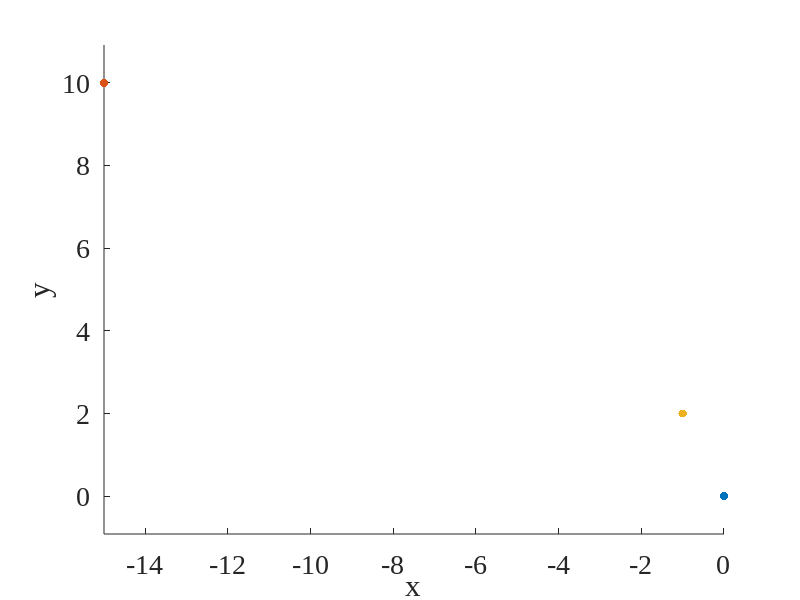

The MATLAB script that drew this image: (Note: this script raises an error after producing the figure.)
close all
mu = 1;
xA0 = -15; yA0 = 10;
xD0 = -1; yD0 = 2;
vAx0 = 0; vAy0 = 1; 
vDx0 = 1; vDy0 = 1;

uA = 1; uD = 2;
alpha = uA/uD;

ax1 = figure;hold on 
axis equal
xlabel('x');
ylabel('y');
set(gca,'FontName','Times New Roman','FontSize',20)
scatter(0,0,'green','filled')
scatter(xA0,yA0,'red','filled')
scatter(xD0,yD0,'blue','filled')

RA_ddi_problem = ddi_problem(xA0,yA0,vAx0,vAy0,uA,xD0,yD0,vDx0,vDy0,uD,mu);
sm_solver = simple_motion_solver();

t = 0;
i = 0;
dt = 0.001;
xA = xA0;
yA = yA0;
vAx = vAx0;
vAy = vAy0;
xD = xD0;
yD = yD0;
vDx = vDx0;
vDy = vDy0;
traj_xA_lst = [];
traj_yA_lst = [];
traj_xD_lst = [];
traj_yD_lst = [];

op_tx_lst = [];
op_ty_lst = [];
approx_tx_lst = [];
approx_ty_lst = [];
simple_tx_lst = [];
simple_ty_lst = [];

% strategy: 1-optimal, 2-large-scale-approximate, 3-simple motion
strategyA = 2
strategyD = 2
while true
    if sqrt(xA^2+yA^2)<1 || sqrt((xA-xD)^2+(yA-yD)^2)<1
        break
    end
    [tx,ty,approx_thetaA,approx_thetaD] = approximate_opti_control_RA(xA,yA,vAx,vAy,uA,xD,yD,vDx,vDy,uD,mu);
    [op_tx,op_ty,op_thetaA,op_thetaD,t_minimal,ti,to] = RA_ddi_problem.find_optimal_RA();
    [simple_thetaD,simple_thetaA,simple_tx,simple_ty] = sm_solver.find_optimal_RA(xD,yD,xA,yA,alpha);
    if strategyA == 1
        thetaA = op_thetaA;
    elseif strategyA == 2
        thetaA = approx_thetaA;
    else
        thetaA = simple_thetaA;
    end
    if strategyD == 1
        thetaD = op_thetaD;
    elseif strategyD == 2
        thetaD = approx_thetaD;
    else
        thetaD = simple_thetaD;
    end
    RA_ddi_problem = RA_ddi_problem.step(dt,thetaA,thetaD);
    [xA,yA,vAx,vAy,xD,yD,vDx,vDy] = RA_ddi_problem.get_state();

    traj_xA_lst(end+1) = xA;
    traj_yA_lst(end+1) = yA;
    traj_xD_lst(end+1) = xD;
    traj_yD_lst(end+1) = yD;

    op_tx_lst(end+1) = op_tx;
    op_ty_lst(end+1) = op_ty;
    approx_tx_lst(end+1) = tx;
    approx_ty_lst(end+1) = ty;
    simple_tx_lst(end+1) = simple_tx;
    simple_ty_lst(end+1) = simple_ty;
    if mod(i,100) == 0
        % t
        scatter(tx,ty,50,'black','filled','pentagram')
        scatter(op_tx,op_ty,50,'magenta','filled','pentagram')
        scatter(simple_tx,simple_ty,50,[0.55,0.25,0],'filled','pentagram')
        scatter(xA,yA,'red','filled')
    end
    i = i+1;
    t = t+dt
end
plot(traj_xA_lst,traj_yA_lst,'red')
plot(traj_xD_lst,traj_yD_lst,'blue')

% figure, hold on
% plot(sqrt((op_tx_lst-approx_tx_lst).^2+(op_ty_lst-approx_ty_lst).^2),'black')
% plot(sqrt((op_tx_lst-simple_tx_lst).^2+(op_ty_lst-simple_ty_lst).^2),'Color',[0.55,0.25,0])
% cost=sqrt(xA^2+yA^2)